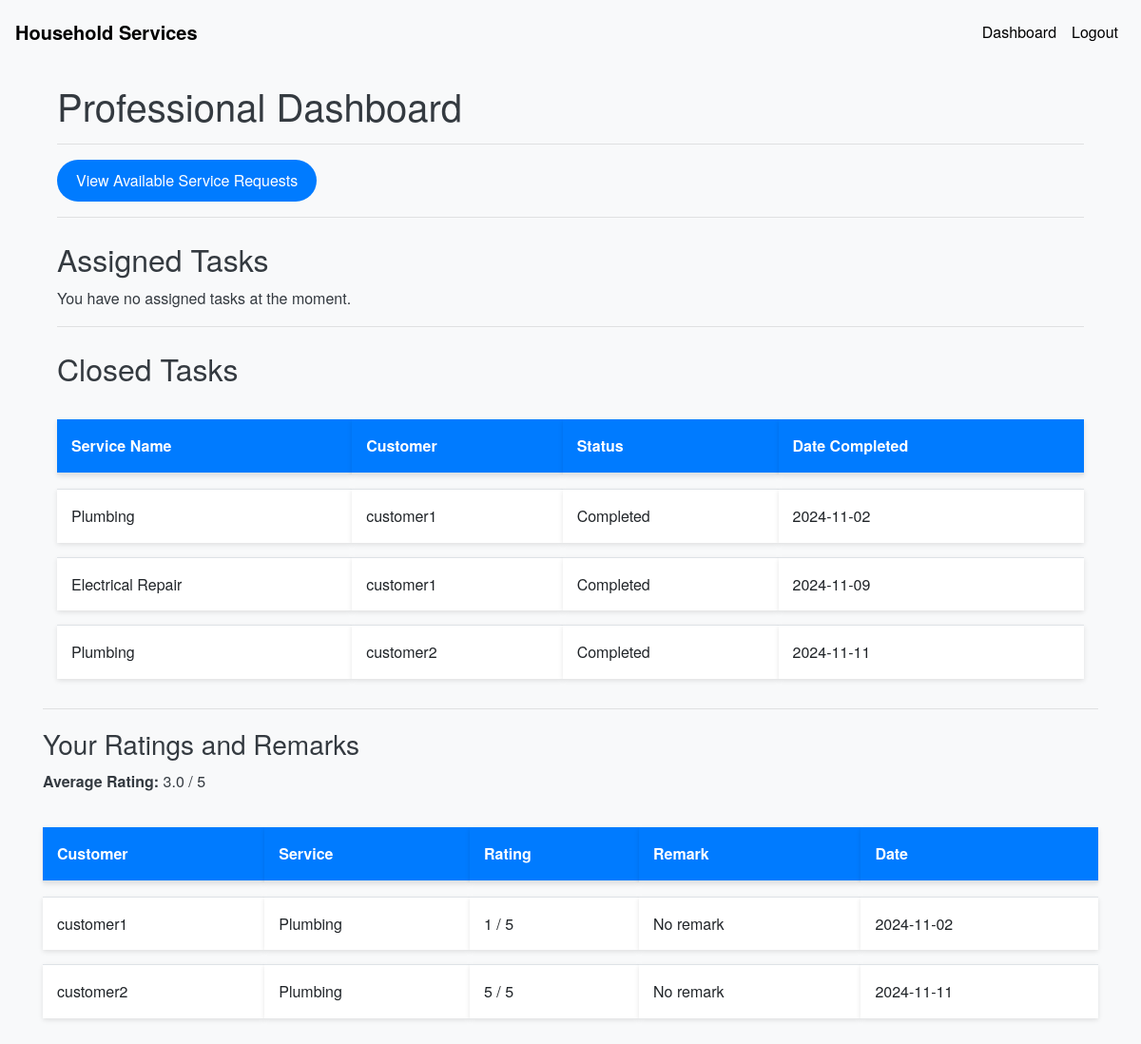
The page /professional_dashboard (signed in) on the database its author committed.
### models.py (models this page shows, shortened)
class ServiceRequest(db.Model):
    __tablename__ = 'service_requests'
    id = db.Column(db.Integer, primary_key=True)
    service_id = db.Column(db.Integer, db.ForeignKey('services.id'), nullable=False)
    customer_id = db.Column(db.Integer, db.ForeignKey('users.id'), nullable=False)
    professional_id = db.Column(db.Integer, db.ForeignKey('users.id'))
    service_status = db.Column(db.String(20), nullable=False, default='requested')
    service = db.relationship('Service', backref='service_requests')
    date_of_request = db.Column(db.DateTime, default=datetime.utcnow)
    date_of_completion = db.Column(db.DateTime)
    remarks = db.Column(db.Text)
    rating = db.Column(db.Integer)

class Service(db.Model):
    __tablename__ = 'services'
    id = db.Column(db.Integer, nullable =False, primary_key=True)
    name = db.Column(db.String(100), nullable=False)
    base_price = db.Column(db.Float, nullable=False)
    time_required = db.Column(db.Integer, nullable=False)  # in minutes
    description = db.Column(db.Text)

class User(UserMixin, db.Model):
    __tablename__ = 'users'
    id = db.Column(db.Integer, primary_key=True)
    username = db.Column(db.String(100), unique=True, nullable=False)
    password = db.Column(db.String(128), nullable=False)
    role = db.Column(db.String(20), nullable=False)
    is_active = db.Column(db.Boolean, default=True)
    date_created = db.Column(db.DateTime, default=datetime.utcnow)
    date_completed = db.Column(db.DateTime)
    contact_number = db.Column(db.String(15), nullable=True)
    location = db.Column(db.String(255), nullable=True)
    pin_code = db.Column(db.String(10), nullable=True)
    is_approved = db.Column(db.Boolean, default=False)
    service_type = db.Column(db.String(100))
    experience = db.Column(db.Integer)
    resume_filename = db.Column(db.String(200))
    approval_status = db.Column(db.String(50), default='pending')
    customer_service_requests = db.relationship('ServiceRequest', backref='customer', foreign_keys='ServiceRequest.customer_id', lazy='dynamic')
    professional_service_requests = db.relationship('ServiceRequest', backref='professional', foreign_keys='ServiceRequest.professional_id', lazy='dynamic')

### routes.py (the view)
@app.route('/professional_dashboard')
@login_required
def professional_dashboard():
    if current_user.role != 'professional' or current_user.approval_status != 'approved':
        flash('Access denied or account not approved.')
        return redirect(url_for('index'))
    assigned_statuses = ['accepted', 'in_progress']
    assigned_requests = ServiceRequest.query.filter(
        ServiceRequest.professional_id == current_user.id,
        ServiceRequest.service_status.in_(assigned_statuses)
    ).all()
    closed_statuses = ['completed', 'cancelled']
    closed_requests = ServiceRequest.query.filter(
        ServiceRequest.professional_id == current_user.id,
        ServiceRequest.service_status.in_(closed_statuses)
    ).all()
    rated_requests = ServiceRequest.query.filter(
        ServiceRequest.professional_id == current_user.id,
        ServiceRequest.rating.isnot(None)
    ).all()
    average_rating = db.session.query(db.func.avg(ServiceRequest.rating)).filter(
        ServiceRequest.professional_id == current_user.id,
        ServiceRequest.rating.isnot(None)
    ).scalar()
    if average_rating:
        average_rating = round(average_rating, 2)
    for request in assigned_requests:
        request.customer = User.query.get(request.customer_id)
    print(f"Assigned Requests Count: {len(assigned_requests)}")
    for req in assigned_requests:
        print(f"Assigned - ID: {req.id}, Status: {req.service_status}")
    print(f"Closed Requests Count: {len(closed_requests)}")
    for req in closed_requests:
        print(f"Closed - ID: {req.id}, Status: {req.service_status}")
    return render_template(
        'professional_dashboard.html',
        assigned_requests=assigned_requests,
        closed_requests=closed_requests,
        rated_requests=rated_requests,
        average_rating=average_rating
    )

### app.py (called while the page is built)
@login_manager.user_loader
def load_user(user_id):
    return User.query.get(int(user_id))

### templates/professional_dashboard.html
{% extends 'base.html' %}
{% block content %}
<div class="container mt-4">
    <h1>Professional Dashboard</h1>
    <hr>
    <a href="{{ url_for('view_requests') }}" class="btn btn-primary">View Available Service Requests</a>
    <hr>
    <h2 class="mt-4">Assigned Tasks</h2>
    {% if assigned_requests %}
    <table class="table table-striped">
        <thead>
            <tr>
                <th>Service Name</th>
                <th>Customer</th>
                <th>Contact Number</th>
                <th>Location</th>
                <th>Pin Code</th>
                <th>Status</th>
                <th>Action</th>
            </tr>
        </thead>
        <tbody>
            {% for request in assigned_requests %}
            <tr>
                <td>{{ request.service.name }}</td>
                <td>{{ request.customer.username }}</td>
                <td>{{ request.customer.contact_number }}</td>
                <td>{{ request.customer.location }}</td>
                <td>{{ request.customer.pin_code }}</td>
                <td>{{ request.service_status.capitalize() }}</td>
                <td>
                    <form action="{{ url_for('complete_request', request_id=request.id) }}" method="POST" style="display:inline;">
                        <button type="submit" class="btn btn-sm btn-success" onclick="return confirm('Are you sure you want to mark this task as completed?');">Mark as Completed</button>
                    </form>
                </td>
            </tr>
            {% endfor %}
        </tbody>
    </table>
    {% else %}
    <p>You have no assigned tasks at the moment.</p>
    {% endif %}
    <hr>
    <h2 class="mt-4">Closed Tasks</h2>
    {% if closed_requests %}
    <table class="table table-striped">
        <thead>
            <tr>
                <th>Service Name</th>
                <th>Customer</th>
                <th>Status</th>
                <th>Date Completed</th>
            </tr>
        </thead>
        <tbody>
            {% for request in closed_requests %}
            <tr>
                <td>{{ request.service.name }}</td>
                <td>{{ request.customer.username }}</td>
                <td>{{ request.service_status.capitalize() }}</td>
                <td>{{ request.date_of_completion.strftime('%Y-%m-%d') if request.date_of_completion else 'N/A' }}</td>
            </tr>
            {% endfor %}
        </tbody>
    </table>
    {% else %}
    <p>You have no closed tasks at the moment.</p>
    {% endif %}
</div>
<hr>
<h3>Your Ratings and Remarks</h3>
{% if average_rating %}
<p><strong>Average Rating:</strong> {{ average_rating }} / 5</p>
{% endif %}
{% if rated_requests %}
<table class="table table-striped">
    <thead>
        <tr>
            <th>Customer</th>
            <th>Service</th>
            <th>Rating</th>
            <th>Remark</th>
            <th>Date</th>
        </tr>
    </thead>
    <tbody>
        {% for request in rated_requests %}
        <tr>
            <td>{{ request.customer.username }}</td>
            <td>{{ request.service.name }}</td>
            <td>{{ request.rating }} / 5</td>
            <td>{{ request.remarks or 'No remark' }}</td>
            <td>{{ request.date_of_completion.strftime('%Y-%m-%d') if request.date_of_completion else 'N/A' }}</td>
        </tr>
        {% endfor %}
    </tbody>
</table>
{% else %}
<p>You have not received any ratings yet.</p>
{% endif %}
{% endblock %}

### static/css/styles.css (style rules this page uses)
body { padding-top: 5px; font-family: 'Helvetica Neue', Arial, sans-serif; background-color: #f8f9fa; color: #343a40; line-height: 1.6; }
.table { margin-top: 20px; border-collapse: separate; border-spacing: 0 15px; }
.table th, .table td { vertical-align: middle; background-color: #ffffff; border: none; padding: 15px; box-shadow: 0 2px 5px rgba(0, 0, 0, 0.1); }
.table th { background-color: #007bff; color: #ffffff; font-weight: bold; }
.table td { border-top: 1px solid #dee2e6; }
.btn { border-radius: 50px; padding: 10px 20px; transition: background-color 0.3s ease, color 0.3s ease; }
.btn-primary { background-color: #007bff; border: none; }
h1, h2, h3, h4, h5, h6 { font-weight: 300; margin-top: 20px; margin-bottom: 10px; }
.container { margin-top: 50px; }

### rows shown on the page
ServiceRequest: service.name "Plumbing", customer.username "customer1", service_status "Completed", date_of_completion "2024-11-02", rating "1", remarks "No remark"
ServiceRequest: service.name "Electrical Repair", customer.username "customer1", service_status "Completed", date_of_completion "2024-11-09"
ServiceRequest: service.name "Plumbing", customer.username "customer2", service_status "Completed", date_of_completion "2024-11-11", rating "5", remarks "No remark"

### other values the page prints
{{ average_rating }} "3.0"
